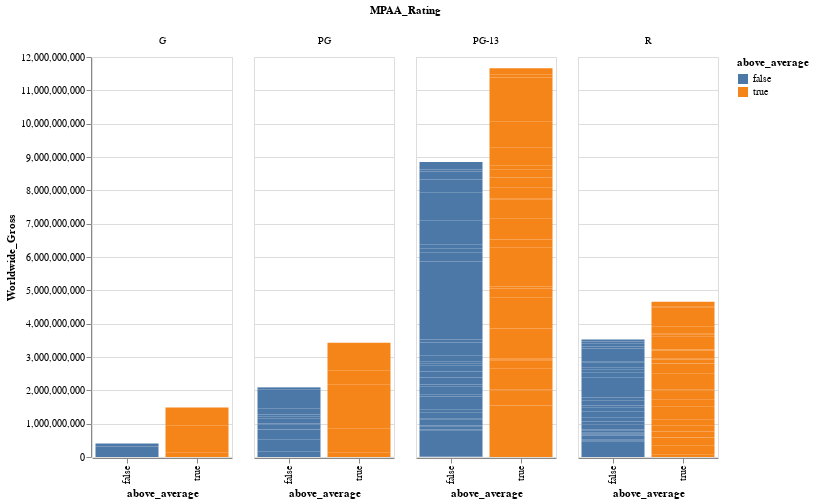

Here is the notebook cell this chart was saved with:
### Code cell
#how the worldwide collections of movies are based on genre and on their rating
alt.Chart(movies_data, height = 400, width = 140) \
    .mark_bar() \
    .encode(x = 'above_average:O',
            y = 'Worldwide_Gross:Q',
            color = 'above_average:N',
            column = 'MPAA_Rating:N')

### Figure 1 — Vega-Lite specification as saved in the notebook (floating-point values rounded to 4 significant figures; data arrays with more than 128 entries replaced by an {"elided": "..."} marker saying what was removed)
{"config": {"view": {"continuousWidth": 400, "continuousHeight": 300}}, "data": {"name": "data-3d572c8baf45288a3225c4875cf3991a"}, "mark": "bar", "encoding": {"color": {"type": "nominal", "field": "above_average"}, "column": {"type": "nominal", "field": "MPAA_Rating"}, "x": {"type": "ordinal", "field": "above_average"}, "y": {"type": "quantitative", "field": "Worldwide_Gross"}}, "height": 400, "width": 140, "$schema": "https://vega.github.io/schema/vega-lite/v4.8.1.json", "datasets": {"data-3d572c8baf45288a3225c4875cf3991a": {"elided": "174 records"}}}
